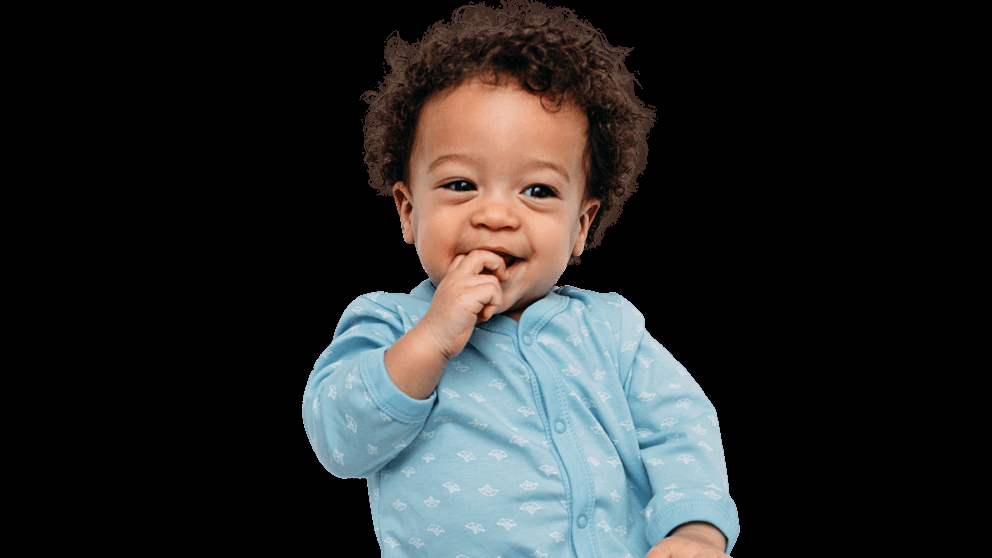
#> input picture open/resource/people.png, 992 x 558 px
$ python blur.py
#> lines starting #> are read from the running program, lines starting #| are printed output that depends on the picture; after the words box and inside, x2 and y2 are one past the last pixel; in counts of white or black regions, pixels touching at a corner belong together
import cv2
import numpy as np

mat=np.ones((5,5),np.uint8)

img = cv2.imread("resource/people.png")
#> img is the input picture: shape (558, 992, 3); mean B, G, R 41.8, 41.8, 40.8
#gray color image
gray= cv2.cvtColor(img,cv2.COLOR_RGB2GRAY)
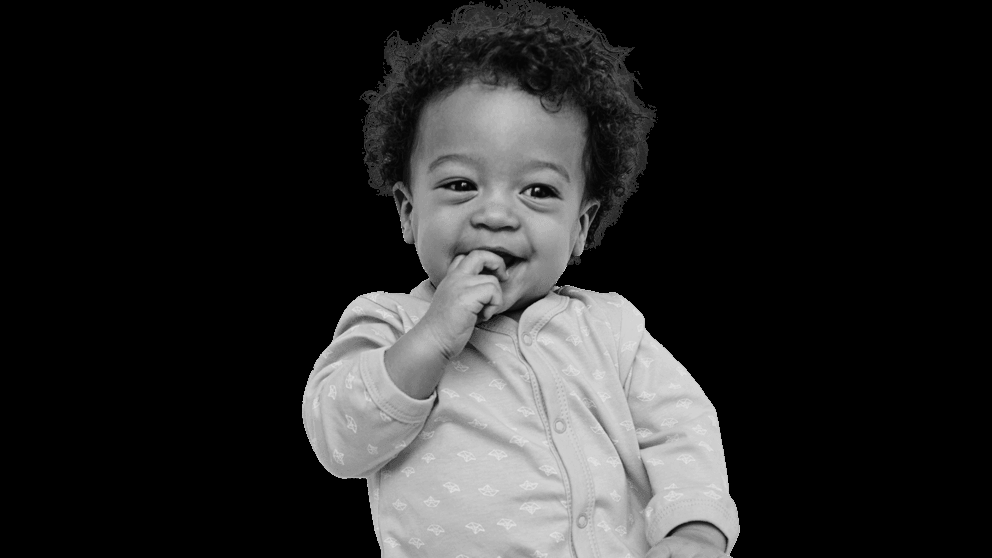
#> gray: shape (558, 992); min 0, max 224, mean 41.7

#blured image
blur= cv2.GaussianBlur(img,(7,7),sigmaX=0)

#edges of image is genrated
canny=cv2.Canny(img,100,200)
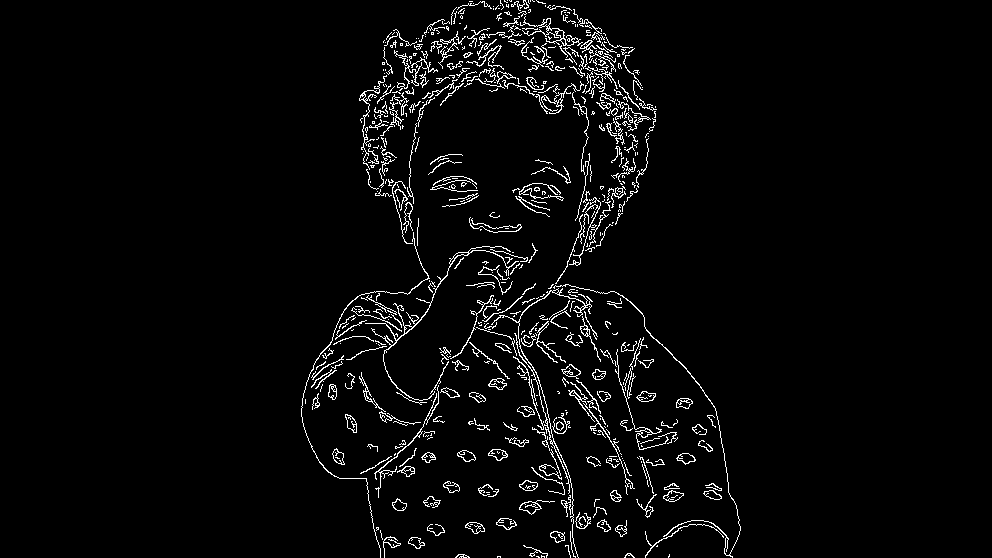
#> canny: shape (558, 992); 3.4% white in thin lines or dots, all inside (x1, y1, x2, y2) = (301, 0, 741, 558)


#edges are incresed OR dialeated
dialate=cv2.dilate(canny,mat,iterations=1)
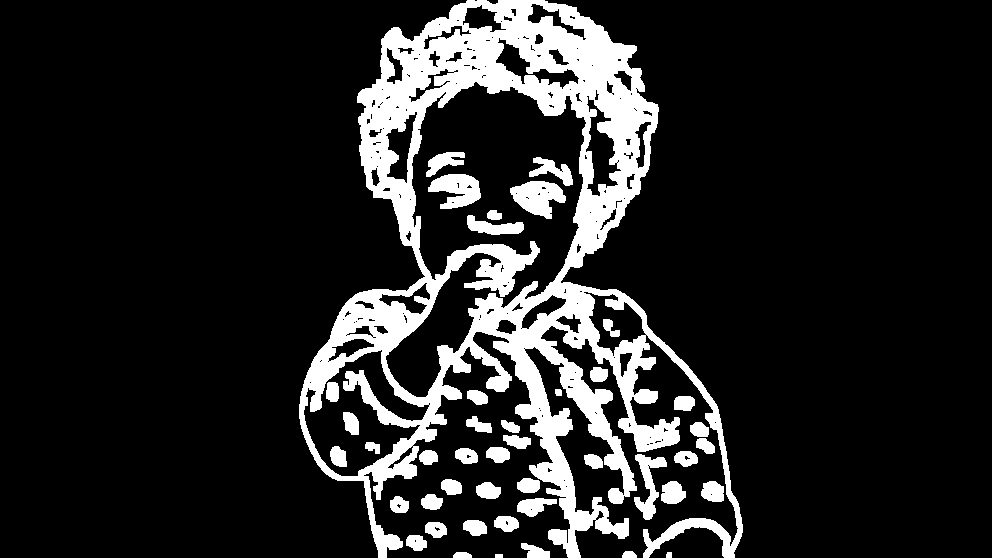
#> dialate: shape (558, 992); 14.7% white; 44 white regions, largest, box (x1, y1, x2, y2) and area: (299, 0, 743, 558) 67347, (510, 181, 566, 219) 1313, (428, 174, 481, 209) 1193

#edges are eroded

erode=cv2.erode(dialate,mat,iterations=1)
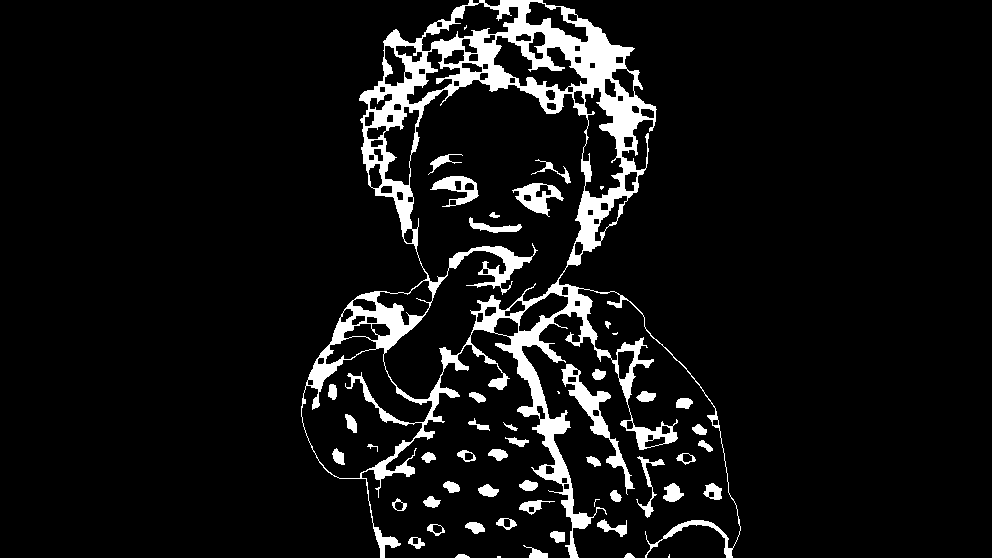
#> erode: shape (558, 992); 7.8% white; 53 white regions (7 under 20 px), largest, box (x1, y1, x2, y2) and area: (301, 0, 741, 558) 34468, (561, 364, 635, 495) 1556, (512, 183, 564, 217) 762

cv2.imshow("erode",erode)
cv2.imshow("dialtion",dialate)
cv2.imshow("image",img)
cv2.imshow("canny",canny)
cv2.imshow("gray",gray)
cv2.waitKey(0)
